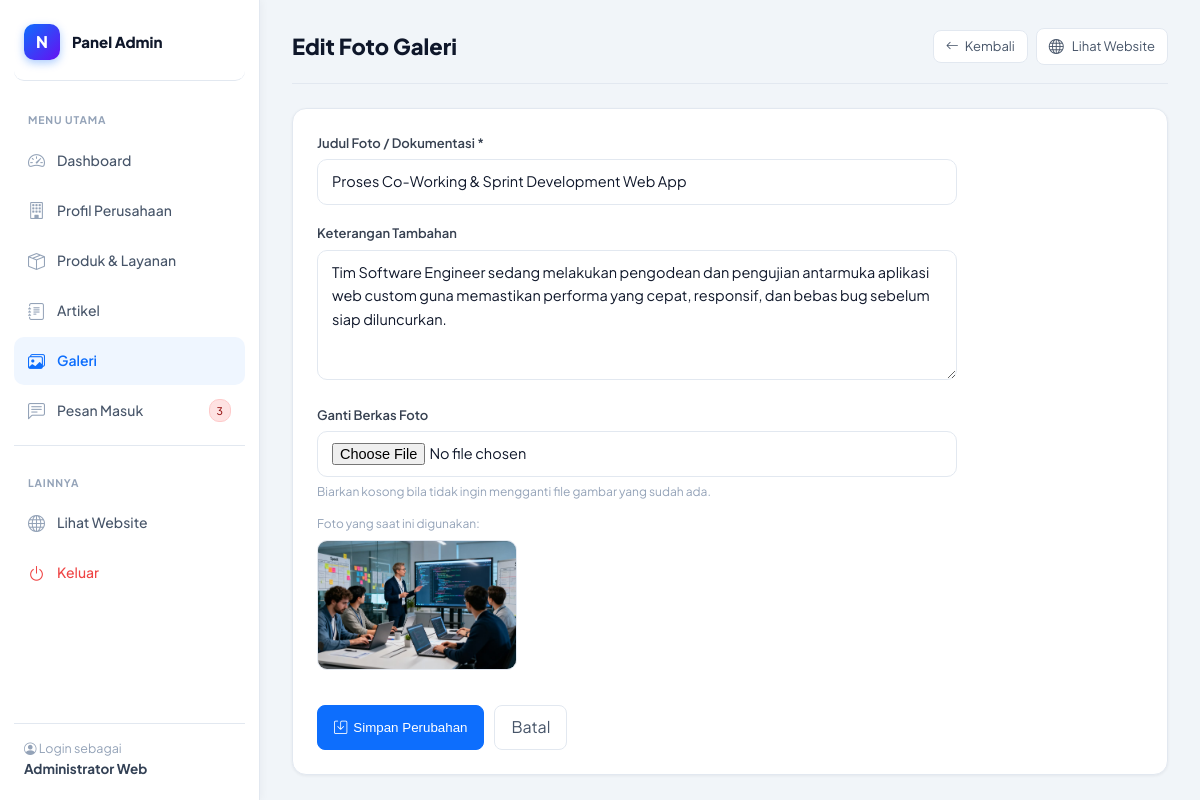
/views/admin/galeri/edit.php?id=9 (signed in), run on the app's committed database.
### tables this page shows
CREATE TABLE `galeri` (
  `id` int(10) UNSIGNED NOT NULL,
  `judul` varchar(150) NOT NULL,
  `keterangan` varchar(255) DEFAULT NULL,
  `gambar` varchar(255) DEFAULT NULL,
  `created_at` timestamp NOT NULL DEFAULT current_timestamp()
);

### config/koneksi.php (called while the page is built, shortened)
<?php
function koneksi_db(): PDO
{
    static $pdo = null;
    if ($pdo === null) {
        $dsn = 'mysql:host=' . NAMA_HOST . ';dbname=' . NAMA_DB . ';charset=utf8mb4';
        try {
            $pdo = new PDO($dsn, NAMA_PENGGUNA, KATA_SANDI, [
                PDO::ATTR_ERRMODE            => PDO::ERRMODE_EXCEPTION,
                PDO::ATTR_DEFAULT_FETCH_MODE => PDO::FETCH_ASSOC,
                PDO::ATTR_EMULATE_PREPARES   => false,
            ]);
        } catch (PDOException $pesanKesalahan) {
            http_response_code(500);
            exit('Koneksi database gagal: ' . htmlspecialchars($pesanKesalahan->getMessage()) .
                 '<br>Pastikan MySQL berjalan dan sudah mengimpor config/database.sql');
        }
    }
    return $pdo;
}

### config/helpers.php (called while the page is built, shortened)
<?php
require_once __DIR__ . '/koneksi.php';
function amankan(?string $nilai): string
{
    return htmlspecialchars((string) $nilai, ENT_QUOTES, 'UTF-8');
}
function e(?string $nilai): string
{
    return amankan($nilai);
}
function gambar_item(?string $namaBerkas, string $tipe = 'produk'): string
{
    if ($namaBerkas && file_exists(__DIR__ . '/../assets/img/' . $namaBerkas)) {
        return 'assets/img/' . $namaBerkas;
    }
    return 'assets/img/placeholder-' . $tipe . '.svg';
}

### views/admin/galeri/edit.php (the view, shortened to what this page needs)
<?php
require_once __DIR__ . '/../../../config/helpers.php';
$id_foto    = (int) ($_GET['id'] ?? 0);
$pernyataan = koneksi_db()->prepare('SELECT * FROM galeri WHERE id = ?');
$pernyataan->execute([$id_foto]);
$baris = $pernyataan->fetch();
$tombol_aksi = '<a class="btn btn-outline btn-sm" href="index.php"><i class="bi bi-arrow-left"></i> Kembali</a>';
require __DIR__ . '/../includes/header.php';
?>
<div class="table-wrap" style="padding: 24px;">
  <form method="post" enctype="multipart/form-data" class="form-grid" style="max-width: 640px;">
    <div>
      <label for="judul">Judul Foto / Dokumentasi *</label>
      <input class="input" type="text" id="judul" name="judul" required
             value="<?= e($_POST['judul'] ?? $baris['judul']) ?>">
    </div>
    <div>
      <label for="keterangan">Keterangan Tambahan</label>
      <textarea class="input" id="keterangan" name="keterangan" rows="3"><?= e($_POST['keterangan'] ?? $baris['keterangan']) ?></textarea>
    </div>
    <div>
      <label for="gambar">Ganti Berkas Foto</label>
      <input class="input" type="file" id="gambar" name="gambar" accept="image/*">
      <div class="form-hint">Biarkan kosong bila tidak ingin mengganti file gambar yang sudah ada.</div>
      <div style="margin-top: 12px;">
        <span class="form-hint" style="display: block; margin-bottom: 6px;">Foto yang saat ini digunakan:</span>
        <img style="width: 200px; height: 130px; object-fit: cover; border-radius: 10px; border: 1px solid var(--line);"
             src="<?= $root_base ?><?= e(gambar_item($baris['gambar'], 'galeri')) ?>"
             alt="Foto galeri saat ini">
      </div>
    </div>
    <div style="display: flex; gap: 10px; margin-top: 10px;">
      <button type="submit" class="btn btn-primary">
        <i class="bi bi-save"></i> Simpan Perubahan
      </button>
      <a class="btn btn-outline" href="index.php">Batal</a>
    </div>
  </form>
</div>
<?php require __DIR__ . '/../includes/footer.php'; ?>

### assets/css/style.css (style rules this page uses)
:root { --bg: #f8fafc; --surface: #ffffff; --ink: #0f172a; --muted: #64748b; --line: #e2e8f0; --primary: #0d6efd; --primary-ink: #ffffff; --primary-soft: #eff6ff; --accent: #f59e0b; --ok: #10b981; --danger: #ef4444; --radius: 14px; --shadow-sm: 0 1px 3px rgba(15, 23, 42, .06), 0 1px 2px rgba(15, 23, 42, .04); --shadow: 0 4px 6px -1px rgba(15, 23, 42, .08), 0 2px 4px -2px rgba(15, 23, 42, .06); --shadow-lg: 0 20px 25px -5px rgba(15, 23, 42, .08), 0 8px 10px -6px rgba(15, 23, 42, .04); }
* { box-sizing: border-box; }
html { scroll-behavior: smooth; }
body { font-family: 'Plus Jakarta Sans', system-ui, -apple-system, Roboto, 'Helvetica Neue', Arial, sans-serif; color: var(--ink); background-color: var(--bg); line-height: 1.65; -webkit-font-smoothing: antialiased; margin: 0; }
a { text-decoration: none; }
.table-wrap { background: #fff; border: 1px solid #e2e8f0; border-radius: 14px; box-shadow: 0 1px 3px rgba(15,23,42,.06); overflow-x: auto; }
.btn { display: inline-flex; align-items: center; gap: 6px; padding: 8px 16px; border-radius: 8px; font: 600 13.5px inherit; cursor: pointer; border: 1px solid transparent; transition: all .15s ease; }
.btn-primary { background: #0d6efd; color: #fff; border-color: #0d6efd; }
.btn-outline { background: #fff; color: #475569; border-color: #e2e8f0; }
.btn-sm { padding: 5px 12px; font-size: 13px; }
.form-grid { display: grid; gap: 18px; }
.form-grid label, .form-row label { font-size: 13px; font-weight: 600; color: #374151; margin-bottom: 5px; display: block; }
.input, select.input, textarea.input { width: 100%; padding: 10px 14px; border: 1px solid #e2e8f0; border-radius: 10px; font: inherit; font-size: 14.5px; background: #fff; color: #0f172a; transition: border-color .15s ease, box-shadow .15s ease; }
textarea.input { resize: vertical; min-height: 130px; }
.form-hint { font-size: 12px; color: #94a3b8; margin-top: 5px; }

### views/admin/includes/header.php (style rules this page uses)
html, body { height: 100%; margin: 0; padding: 0; overflow: hidden; scrollbar-width: none; -ms-overflow-style: none; }

### data on the page
galeri: judul "Proses Co-Working & Sprint Development Web App", keterangan "Tim Software Engineer sedang melakukan pengodean dan pengujian antarmuka aplikasi web custom guna memastikan performa yang cepat, responsif, dan bebas bug sebelum siap diluncurkan.", gambar (picture)

### other printed values
$jumlah_belum_baca "3"
$nama_admin "Administrator Web"
$judul "Edit Foto Galeri"
